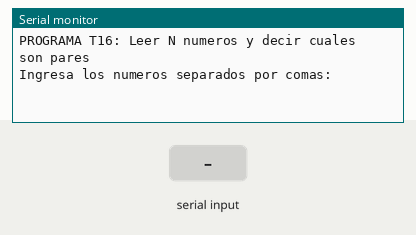
Bench run of a sketch on a simulated Arduino Uno, built with avr-gcc and run on an emulated ATmega328P. Shown: the last lines printed to the serial monitor. The test bench sets the inputs (shaded band).

Above: at 1.2 s.
1.3 s: "90,45,200\n" received over Serial
At 1.72 s:
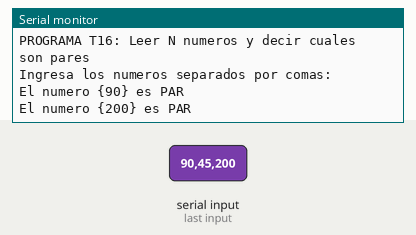
At 3.0 s:
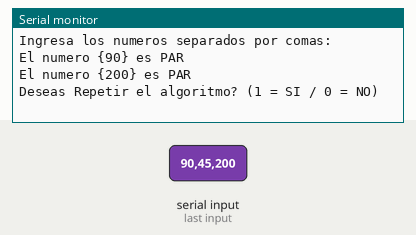

The sketch:

ProgramaT16.ino
```cpp
void setup() {
  // put your setup code here, to run once:
  Serial.begin(9600);
  Serial.setTimeout(100);
  Serial.println("PROGRAMA T16: Leer N numeros y decir cuales son pares");
}

int estado = 0, numero, dato;
String lectura;
char* s;

void loop() {
  // put your main code here, to run repeatedly:

  switch (estado) {

    case 0:
      Serial.println("Ingresa los numeros separados por comas: ");
      estado = 1;
      break;

    case 1:
    case 5:
      if (Serial.available() > 0) {
        lectura = Serial.readString();
        if (estado == 1) {
          estado = 2;
        } else {
          estado = 6;
        }
      }
      break;

    case 2:
    case 6:
      if (!lectura.equals("")) {
        dato = lectura.toInt();
        if (estado == 2) {
          estado = 3;
        } else {
          if (dato == 1) {
            estado = 0;
          } else {
            estado = 4;
          }
        }
      } else {
        estado -= 1;
      }
      break;

    case 3:
      s = strtok(lectura.c_str(), ",");
      while (s != NULL) {
        numero = String(s).toInt();
        if (numero % 2 == 0) {
          Serial.println("El numero {" + String(numero) + "} es PAR");
        }
        s = strtok(NULL, ",");
      }
      estado = 4;
      break;

    case 4:
      Serial.println("Deseas Repetir el algoritmo? (1 = SI / 0 = NO)");
      estado = 5;
      break;

  }

  delay(100);

}
```

Measured:
- after the input at 1.3 s, the serial monitor: prints a new line after 0.34 s (image 1)
